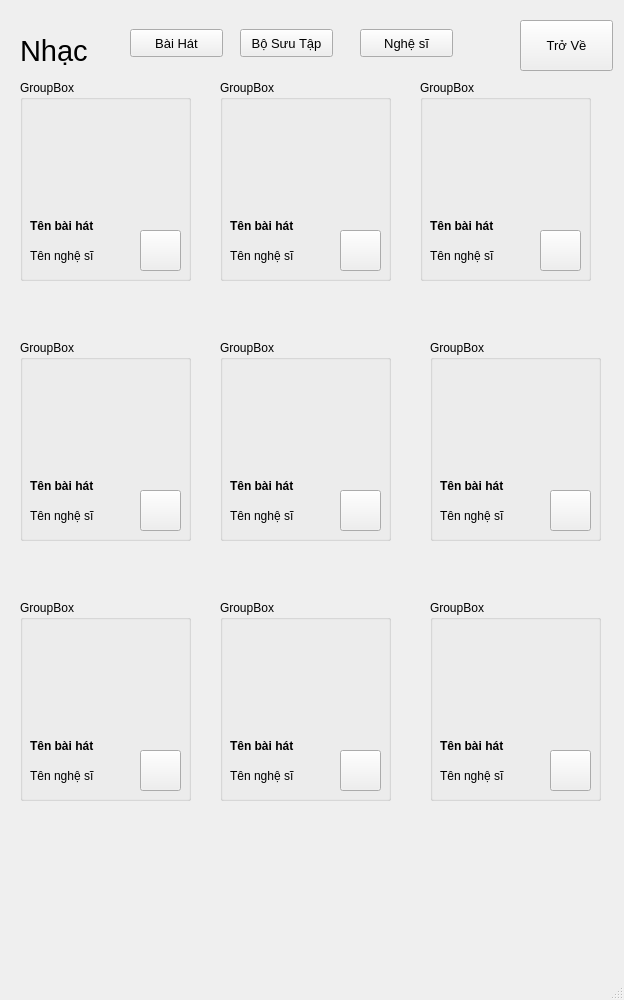
<?xml version="1.0" encoding="UTF-8"?>
<ui version="4.0">
 <class>MainWindow</class>
 <widget class="QMainWindow" name="MainWindow">
  <property name="geometry">
   <rect>
    <x>0</x>
    <y>0</y>
    <width>624</width>
    <height>1000</height>
   </rect>
  </property>
  <property name="windowTitle">
   <string>MainWindow</string>
  </property>
  <widget class="QWidget" name="centralwidget">
   <widget class="QWidget" name="widget" native="true">
    <property name="geometry">
     <rect>
      <x>0</x>
      <y>70</y>
      <width>622</width>
      <height>791</height>
     </rect>
    </property>
    <widget class="QGroupBox" name="groupBox">
     <property name="geometry">
      <rect>
       <x>20</x>
       <y>10</y>
       <width>171</width>
       <height>201</height>
      </rect>
     </property>
     <property name="title">
      <string>GroupBox</string>
     </property>
     <widget class="QLabel" name="anh1">
      <property name="geometry">
       <rect>
        <x>4</x>
        <y>20</y>
        <width>161</width>
        <height>111</height>
       </rect>
      </property>
      <property name="text">
       <string/>
      </property>
      <property name="pixmap">
       <pixmap>image/tai_nghe.jpg</pixmap>
      </property>
      <property name="scaledContents">
       <bool>true</bool>
      </property>
     </widget>
     <widget class="QLabel" name="ten1">
      <property name="geometry">
       <rect>
        <x>10</x>
        <y>130</y>
        <width>151</width>
        <height>31</height>
       </rect>
      </property>
      <property name="font">
       <font>
        <weight>75</weight>
        <bold>true</bold>
       </font>
      </property>
      <property name="text">
       <string>Tên bài hát</string>
      </property>
     </widget>
     <widget class="QLabel" name="nghesi1">
      <property name="geometry">
       <rect>
        <x>10</x>
        <y>160</y>
        <width>151</width>
        <height>31</height>
       </rect>
      </property>
      <property name="text">
       <string>Tên nghệ sĩ</string>
      </property>
     </widget>
     <widget class="QPushButton" name="phat_1">
      <property name="geometry">
       <rect>
        <x>120</x>
        <y>150</y>
        <width>41</width>
        <height>41</height>
       </rect>
      </property>
      <property name="font">
       <font>
        <pointsize>24</pointsize>
       </font>
      </property>
      <property name="text">
       <string/>
      </property>
      <property name="icon">
       <iconset>
        <normaloff>image/play.png</normaloff>image/play.png</iconset>
      </property>
      <property name="iconSize">
       <size>
        <width>32</width>
        <height>32</height>
       </size>
      </property>
     </widget>
    </widget>
    <widget class="QGroupBox" name="groupBox_2">
     <property name="geometry">
      <rect>
       <x>220</x>
       <y>10</y>
       <width>171</width>
       <height>201</height>
      </rect>
     </property>
     <property name="title">
      <string>GroupBox</string>
     </property>
     <widget class="QLabel" name="anh2">
      <property name="geometry">
       <rect>
        <x>4</x>
        <y>20</y>
        <width>161</width>
        <height>111</height>
       </rect>
      </property>
      <property name="text">
       <string/>
      </property>
      <property name="pixmap">
       <pixmap>image/tai_nghe.jpg</pixmap>
      </property>
      <property name="scaledContents">
       <bool>true</bool>
      </property>
     </widget>
     <widget class="QLabel" name="ten2">
      <property name="geometry">
       <rect>
        <x>10</x>
        <y>130</y>
        <width>151</width>
        <height>31</height>
       </rect>
      </property>
      <property name="font">
       <font>
        <weight>75</weight>
        <bold>true</bold>
       </font>
      </property>
      <property name="text">
       <string>Tên bài hát</string>
      </property>
     </widget>
     <widget class="QLabel" name="nghesi2">
      <property name="geometry">
       <rect>
        <x>10</x>
        <y>160</y>
        <width>151</width>
        <height>31</height>
       </rect>
      </property>
      <property name="text">
       <string>Tên nghệ sĩ</string>
      </property>
     </widget>
     <widget class="QPushButton" name="phat_2">
      <property name="geometry">
       <rect>
        <x>120</x>
        <y>150</y>
        <width>41</width>
        <height>41</height>
       </rect>
      </property>
      <property name="font">
       <font>
        <pointsize>24</pointsize>
       </font>
      </property>
      <property name="text">
       <string/>
      </property>
      <property name="icon">
       <iconset>
        <normaloff>image/play.png</normaloff>image/play.png</iconset>
      </property>
      <property name="iconSize">
       <size>
        <width>32</width>
        <height>32</height>
       </size>
      </property>
     </widget>
    </widget>
    <widget class="QGroupBox" name="groupBox_3">
     <property name="geometry">
      <rect>
       <x>420</x>
       <y>10</y>
       <width>171</width>
       <height>201</height>
      </rect>
     </property>
     <property name="title">
      <string>GroupBox</string>
     </property>
     <widget class="QLabel" name="anh3">
      <property name="geometry">
       <rect>
        <x>4</x>
        <y>20</y>
        <width>161</width>
        <height>111</height>
       </rect>
      </property>
      <property name="text">
       <string/>
      </property>
      <property name="pixmap">
       <pixmap>image/tai_nghe.jpg</pixmap>
      </property>
      <property name="scaledContents">
       <bool>true</bool>
      </property>
     </widget>
     <widget class="QLabel" name="ten3">
      <property name="geometry">
       <rect>
        <x>10</x>
        <y>130</y>
        <width>151</width>
        <height>31</height>
       </rect>
      </property>
      <property name="font">
       <font>
        <weight>75</weight>
        <bold>true</bold>
       </font>
      </property>
      <property name="text">
       <string>Tên bài hát</string>
      </property>
     </widget>
     <widget class="QLabel" name="nghesi3">
      <property name="geometry">
       <rect>
        <x>10</x>
        <y>160</y>
        <width>151</width>
        <height>31</height>
       </rect>
      </property>
      <property name="text">
       <string>Tên nghệ sĩ</string>
      </property>
     </widget>
     <widget class="QPushButton" name="phat_3">
      <property name="geometry">
       <rect>
        <x>120</x>
        <y>150</y>
        <width>41</width>
        <height>41</height>
       </rect>
      </property>
      <property name="font">
       <font>
        <pointsize>24</pointsize>
       </font>
      </property>
      <property name="text">
       <string/>
      </property>
      <property name="icon">
       <iconset>
        <normaloff>image/play.png</normaloff>image/play.png</iconset>
      </property>
      <property name="iconSize">
       <size>
        <width>32</width>
        <height>32</height>
       </size>
      </property>
     </widget>
    </widget>
    <widget class="QGroupBox" name="groupBox_5">
     <property name="geometry">
      <rect>
       <x>20</x>
       <y>270</y>
       <width>171</width>
       <height>201</height>
      </rect>
     </property>
     <property name="title">
      <string>GroupBox</string>
     </property>
     <widget class="QLabel" name="anh5">
      <property name="geometry">
       <rect>
        <x>4</x>
        <y>20</y>
        <width>161</width>
        <height>111</height>
       </rect>
      </property>
      <property name="text">
       <string/>
      </property>
      <property name="pixmap">
       <pixmap>image/tai_nghe.jpg</pixmap>
      </property>
      <property name="scaledContents">
       <bool>true</bool>
      </property>
     </widget>
     <widget class="QLabel" name="ten5">
      <property name="geometry">
       <rect>
        <x>10</x>
        <y>130</y>
        <width>151</width>
        <height>31</height>
       </rect>
      </property>
      <property name="font">
       <font>
        <weight>75</weight>
        <bold>true</bold>
       </font>
      </property>
      <property name="text">
       <string>Tên bài hát</string>
      </property>
     </widget>
     <widget class="QLabel" name="nghesi5">
      <property name="geometry">
       <rect>
        <x>10</x>
        <y>160</y>
        <width>151</width>
        <height>31</height>
       </rect>
      </property>
      <property name="text">
       <string>Tên nghệ sĩ</string>
      </property>
     </widget>
     <widget class="QPushButton" name="phat_4">
      <property name="geometry">
       <rect>
        <x>120</x>
        <y>150</y>
        <width>41</width>
        <height>41</height>
       </rect>
      </property>
      <property name="font">
       <font>
        <pointsize>24</pointsize>
       </font>
      </property>
      <property name="text">
       <string/>
      </property>
      <property name="icon">
       <iconset>
        <normaloff>image/play.png</normaloff>image/play.png</iconset>
      </property>
      <property name="iconSize">
       <size>
        <width>32</width>
        <height>32</height>
       </size>
      </property>
     </widget>
    </widget>
    <widget class="QGroupBox" name="groupBox_6">
     <property name="geometry">
      <rect>
       <x>220</x>
       <y>270</y>
       <width>171</width>
       <height>201</height>
      </rect>
     </property>
     <property name="title">
      <string>GroupBox</string>
     </property>
     <widget class="QLabel" name="anh6">
      <property name="geometry">
       <rect>
        <x>4</x>
        <y>20</y>
        <width>161</width>
        <height>111</height>
       </rect>
      </property>
      <property name="text">
       <string/>
      </property>
      <property name="pixmap">
       <pixmap>image/tai_nghe.jpg</pixmap>
      </property>
      <property name="scaledContents">
       <bool>true</bool>
      </property>
     </widget>
     <widget class="QLabel" name="ten6">
      <property name="geometry">
       <rect>
        <x>10</x>
        <y>130</y>
        <width>151</width>
        <height>31</height>
       </rect>
      </property>
      <property name="font">
       <font>
        <weight>75</weight>
        <bold>true</bold>
       </font>
      </property>
      <property name="text">
       <string>Tên bài hát</string>
      </property>
     </widget>
     <widget class="QLabel" name="nghesi6">
      <property name="geometry">
       <rect>
        <x>10</x>
        <y>160</y>
        <width>151</width>
        <height>31</height>
       </rect>
      </property>
      <property name="text">
       <string>Tên nghệ sĩ</string>
      </property>
     </widget>
     <widget class="QPushButton" name="phat_5">
      <property name="geometry">
       <rect>
        <x>120</x>
        <y>150</y>
        <width>41</width>
        <height>41</height>
       </rect>
      </property>
      <property name="font">
       <font>
        <pointsize>24</pointsize>
       </font>
      </property>
      <property name="text">
       <string/>
      </property>
      <property name="icon">
       <iconset>
        <normaloff>image/play.png</normaloff>image/play.png</iconset>
      </property>
      <property name="iconSize">
       <size>
        <width>32</width>
        <height>32</height>
       </size>
      </property>
     </widget>
    </widget>
    <widget class="QGroupBox" name="groupBox_7">
     <property name="geometry">
      <rect>
       <x>430</x>
       <y>270</y>
       <width>171</width>
       <height>201</height>
      </rect>
     </property>
     <property name="title">
      <string>GroupBox</string>
     </property>
     <widget class="QLabel" name="anh7">
      <property name="geometry">
       <rect>
        <x>4</x>
        <y>20</y>
        <width>161</width>
        <height>111</height>
       </rect>
      </property>
      <property name="text">
       <string/>
      </property>
      <property name="pixmap">
       <pixmap>image/tai_nghe.jpg</pixmap>
      </property>
      <property name="scaledContents">
       <bool>true</bool>
      </property>
     </widget>
     <widget class="QLabel" name="ten7">
      <property name="geometry">
       <rect>
        <x>10</x>
        <y>130</y>
        <width>151</width>
        <height>31</height>
       </rect>
      </property>
      <property name="font">
       <font>
        <weight>75</weight>
        <bold>true</bold>
       </font>
      </property>
      <property name="text">
       <string>Tên bài hát</string>
      </property>
     </widget>
     <widget class="QLabel" name="nghesi7">
      <property name="geometry">
       <rect>
        <x>10</x>
        <y>160</y>
        <width>151</width>
        <height>31</height>
       </rect>
      </property>
      <property name="text">
       <string>Tên nghệ sĩ</string>
      </property>
     </widget>
     <widget class="QPushButton" name="phat_6">
      <property name="geometry">
       <rect>
        <x>120</x>
        <y>150</y>
        <width>41</width>
        <height>41</height>
       </rect>
      </property>
      <property name="font">
       <font>
        <pointsize>24</pointsize>
       </font>
      </property>
      <property name="text">
       <string/>
      </property>
      <property name="icon">
       <iconset>
        <normaloff>image/play.png</normaloff>image/play.png</iconset>
      </property>
      <property name="iconSize">
       <size>
        <width>32</width>
        <height>32</height>
       </size>
      </property>
     </widget>
    </widget>
    <widget class="QGroupBox" name="groupBox_8">
     <property name="geometry">
      <rect>
       <x>220</x>
       <y>530</y>
       <width>171</width>
       <height>201</height>
      </rect>
     </property>
     <property name="title">
      <string>GroupBox</string>
     </property>
     <widget class="QLabel" name="anh8">
      <property name="geometry">
       <rect>
        <x>4</x>
        <y>20</y>
        <width>161</width>
        <height>111</height>
       </rect>
      </property>
      <property name="text">
       <string/>
      </property>
      <property name="pixmap">
       <pixmap>image/tai_nghe.jpg</pixmap>
      </property>
      <property name="scaledContents">
       <bool>true</bool>
      </property>
     </widget>
     <widget class="QLabel" name="ten8">
      <property name="geometry">
       <rect>
        <x>10</x>
        <y>130</y>
        <width>151</width>
        <height>31</height>
       </rect>
      </property>
      <property name="font">
       <font>
        <weight>75</weight>
        <bold>true</bold>
       </font>
      </property>
      <property name="text">
       <string>Tên bài hát</string>
      </property>
     </widget>
     <widget class="QLabel" name="nghesi8">
      <property name="geometry">
       <rect>
        <x>10</x>
        <y>160</y>
        <width>151</width>
        <height>31</height>
       </rect>
      </property>
      <property name="text">
       <string>Tên nghệ sĩ</string>
      </property>
     </widget>
     <widget class="QPushButton" name="phat_8">
      <property name="geometry">
       <rect>
        <x>120</x>
        <y>150</y>
        <width>41</width>
        <height>41</height>
       </rect>
      </property>
      <property name="font">
       <font>
        <pointsize>24</pointsize>
       </font>
      </property>
      <property name="text">
       <string/>
      </property>
      <property name="icon">
       <iconset>
        <normaloff>image/play.png</normaloff>image/play.png</iconset>
      </property>
      <property name="iconSize">
       <size>
        <width>32</width>
        <height>32</height>
       </size>
      </property>
     </widget>
    </widget>
    <widget class="QGroupBox" name="groupBox_4">
     <property name="geometry">
      <rect>
       <x>20</x>
       <y>530</y>
       <width>171</width>
       <height>201</height>
      </rect>
     </property>
     <property name="title">
      <string>GroupBox</string>
     </property>
     <widget class="QLabel" name="anh4">
      <property name="geometry">
       <rect>
        <x>4</x>
        <y>20</y>
        <width>161</width>
        <height>111</height>
       </rect>
      </property>
      <property name="text">
       <string/>
      </property>
      <property name="pixmap">
       <pixmap>image/tai_nghe.jpg</pixmap>
      </property>
      <property name="scaledContents">
       <bool>true</bool>
      </property>
     </widget>
     <widget class="QLabel" name="ten4">
      <property name="geometry">
       <rect>
        <x>10</x>
        <y>130</y>
        <width>151</width>
        <height>31</height>
       </rect>
      </property>
      <property name="font">
       <font>
        <weight>75</weight>
        <bold>true</bold>
       </font>
      </property>
      <property name="text">
       <string>Tên bài hát</string>
      </property>
     </widget>
     <widget class="QLabel" name="nghesi4">
      <property name="geometry">
       <rect>
        <x>10</x>
        <y>160</y>
        <width>151</width>
        <height>31</height>
       </rect>
      </property>
      <property name="text">
       <string>Tên nghệ sĩ</string>
      </property>
     </widget>
     <widget class="QPushButton" name="phat_7">
      <property name="geometry">
       <rect>
        <x>120</x>
        <y>150</y>
        <width>41</width>
        <height>41</height>
       </rect>
      </property>
      <property name="font">
       <font>
        <pointsize>24</pointsize>
       </font>
      </property>
      <property name="text">
       <string/>
      </property>
      <property name="icon">
       <iconset>
        <normaloff>image/play.png</normaloff>image/play.png</iconset>
      </property>
      <property name="iconSize">
       <size>
        <width>32</width>
        <height>32</height>
       </size>
      </property>
     </widget>
    </widget>
    <widget class="QGroupBox" name="groupBox_17">
     <property name="geometry">
      <rect>
       <x>430</x>
       <y>530</y>
       <width>171</width>
       <height>201</height>
      </rect>
     </property>
     <property name="title">
      <string>GroupBox</string>
     </property>
     <widget class="QLabel" name="anh9">
      <property name="geometry">
       <rect>
        <x>4</x>
        <y>20</y>
        <width>161</width>
        <height>111</height>
       </rect>
      </property>
      <property name="text">
       <string/>
      </property>
      <property name="pixmap">
       <pixmap>image/tai_nghe.jpg</pixmap>
      </property>
      <property name="scaledContents">
       <bool>true</bool>
      </property>
     </widget>
     <widget class="QLabel" name="ten9">
      <property name="geometry">
       <rect>
        <x>10</x>
        <y>130</y>
        <width>151</width>
        <height>31</height>
       </rect>
      </property>
      <property name="font">
       <font>
        <weight>75</weight>
        <bold>true</bold>
       </font>
      </property>
      <property name="text">
       <string>Tên bài hát</string>
      </property>
     </widget>
     <widget class="QLabel" name="nghesi9">
      <property name="geometry">
       <rect>
        <x>10</x>
        <y>160</y>
        <width>151</width>
        <height>31</height>
       </rect>
      </property>
      <property name="text">
       <string>Tên nghệ sĩ</string>
      </property>
     </widget>
     <widget class="QPushButton" name="phat_9">
      <property name="geometry">
       <rect>
        <x>120</x>
        <y>150</y>
        <width>41</width>
        <height>41</height>
       </rect>
      </property>
      <property name="font">
       <font>
        <pointsize>24</pointsize>
       </font>
      </property>
      <property name="text">
       <string/>
      </property>
      <property name="icon">
       <iconset>
        <normaloff>image/play.png</normaloff>image/play.png</iconset>
      </property>
      <property name="iconSize">
       <size>
        <width>32</width>
        <height>32</height>
       </size>
      </property>
     </widget>
    </widget>
   </widget>
   <widget class="QLabel" name="label">
    <property name="geometry">
     <rect>
      <x>20</x>
      <y>30</y>
      <width>91</width>
      <height>41</height>
     </rect>
    </property>
    <property name="font">
     <font>
      <pointsize>22</pointsize>
     </font>
    </property>
    <property name="text">
     <string>Nhạc</string>
    </property>
   </widget>
   <widget class="QWidget" name="widget_2" native="true">
    <property name="geometry">
     <rect>
      <x>120</x>
      <y>29</y>
      <width>361</width>
      <height>31</height>
     </rect>
    </property>
    <widget class="QPushButton" name="bai_hat">
     <property name="geometry">
      <rect>
       <x>10</x>
       <y>0</y>
       <width>93</width>
       <height>28</height>
      </rect>
     </property>
     <property name="font">
      <font>
       <pointsize>10</pointsize>
      </font>
     </property>
     <property name="text">
      <string>Bài Hát</string>
     </property>
    </widget>
    <widget class="QPushButton" name="bo_suu_tap">
     <property name="geometry">
      <rect>
       <x>120</x>
       <y>0</y>
       <width>93</width>
       <height>28</height>
      </rect>
     </property>
     <property name="font">
      <font>
       <pointsize>10</pointsize>
      </font>
     </property>
     <property name="text">
      <string>Bộ Sưu Tập</string>
     </property>
    </widget>
    <widget class="QPushButton" name="nghe_si">
     <property name="geometry">
      <rect>
       <x>240</x>
       <y>0</y>
       <width>93</width>
       <height>28</height>
      </rect>
     </property>
     <property name="font">
      <font>
       <pointsize>10</pointsize>
      </font>
     </property>
     <property name="text">
      <string>Nghệ sĩ</string>
     </property>
    </widget>
   </widget>
   <widget class="QPushButton" name="tro_ve">
    <property name="geometry">
     <rect>
      <x>520</x>
      <y>20</y>
      <width>93</width>
      <height>51</height>
     </rect>
    </property>
    <property name="font">
     <font>
      <pointsize>10</pointsize>
     </font>
    </property>
    <property name="text">
     <string>Trở Về</string>
    </property>
   </widget>
  </widget>
  <widget class="QMenuBar" name="menubar">
   <property name="geometry">
    <rect>
     <x>0</x>
     <y>0</y>
     <width>624</width>
     <height>26</height>
    </rect>
   </property>
  </widget>
  <widget class="QStatusBar" name="statusbar"/>
 </widget>
 <resources/>
 <connections/>
</ui>
